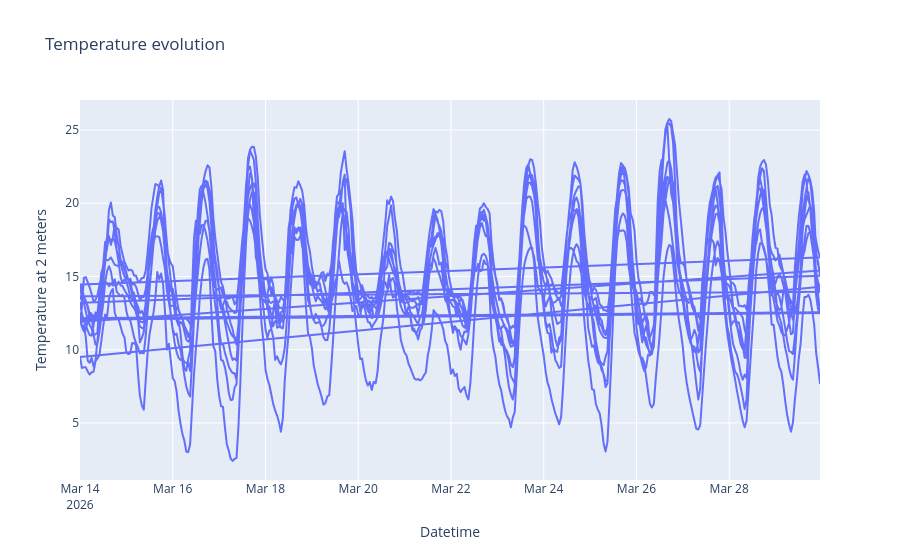

Notebook cell for this chart:
### Code cell
px.line(data, 
        x='date', y='temperature_2m',
        title='Temperature evolution',
        labels={
            'date': 'Datetime',
            'temperature_2m': 'Temperature at 2 meters'
        })

### Figure 1 — Plotly figure (JSON) as saved in the notebook; plotly's stock layout.template omitted (floating-point values rounded to 4 significant figures; data arrays with more than 128 entries replaced by an {"elided": "..."} marker saying what was removed)
{"data": [{"hovertemplate": "Datetime=%{x}<br>Temperature at 2 meters=%{y}<extra></extra>", "legendgroup": "", "line": {"color": "#636efa", "dash": "solid"}, "marker": {"symbol": "circle"}, "mode": "lines", "name": "", "showlegend": false, "type": "scattergl", "x": {"elided": "3072 str values"}, "xaxis": "x", "y": {"elided": "3072 float values"}, "yaxis": "y"}], "layout": {"legend": {"tracegroupgap": 0}, "title": {"text": "Temperature evolution"}, "xaxis": {"anchor": "y", "domain": [0, 1], "title": {"text": "Datetime"}}, "yaxis": {"anchor": "x", "domain": [0, 1], "title": {"text": "Temperature at 2 meters"}}}}
